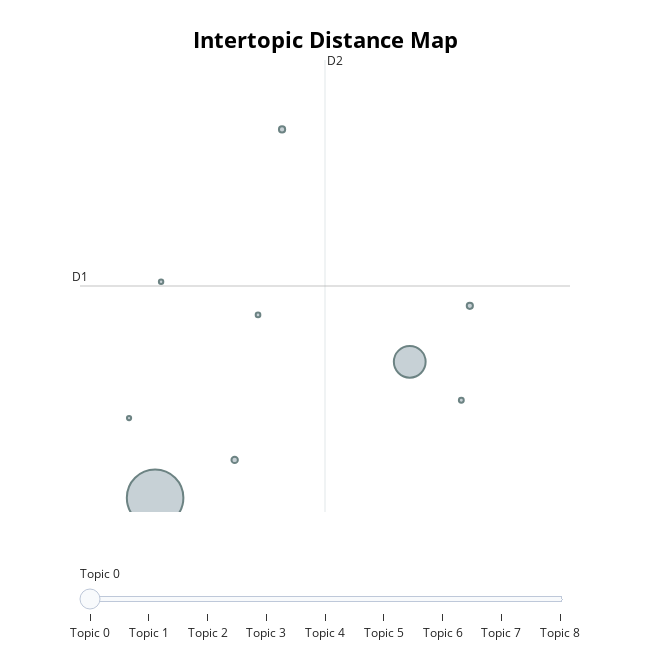
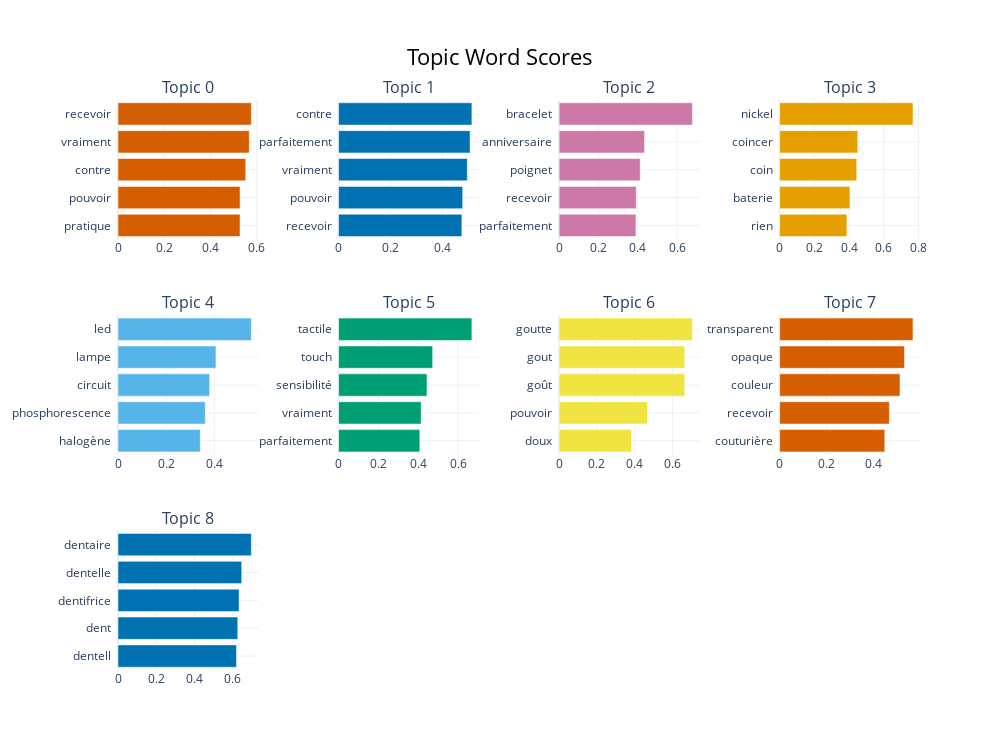

The notebook cell saved with these charts, in order:
### Markdown cell above
#### **Visualization of the French topic space**

Here, we visualize the French topic landscape using the same projections and bar chart as for the German topics. This allows us to compare it qualitatively to the German topics.

### Code cell
fig_map = topic_model_french.visualize_topics()
fig_map.show()

fig_bar = topic_model_french.visualize_barchart(top_n_topics=10)
fig_bar.show()

### Figure 1 — Plotly figure (JSON) as saved in the notebook; plotly's stock layout.template omitted (floating-point values rounded to 4 significant figures)
{"data": [{"customdata": [[0, "recevoir | vraiment | contre | pouvoir | pratique", 4276], [1, "contre | parfaitement | vraiment | pouvoir | recevoir", 1350], [2, "bracelet | anniversaire | poignet | recevoir | parfaitement", 55], [3, "nickel | coincer | coin | baterie | rien", 52], [4, "led | lampe | circuit | phosphorescence | halogène", 51], [5, "tactile | touch | sensibilité | vraiment | parfaitement", 32], [6, "goutte | gout | goût | pouvoir | doux", 29], [7, "transparent | opaque | couleur | recevoir | couturière", 26], [8, "dentaire | dentelle | dentifrice | dent | dentell", 24]], "hovertemplate": "<b>Topic %{customdata[0]}</b><br>%{customdata[1]}<br>Size: %{customdata[2]}", "legendgroup": "", "marker": {"color": "#B0BEC5", "size": [4276, 1350, 55, 52, 51, 32, 29, 26, 24], "sizemode": "area", "sizeref": 2.672, "symbol": "circle", "line": {"color": "DarkSlateGrey", "width": 2}}, "mode": "markers", "name": "", "orientation": "v", "showlegend": false, "x": [2.757, 4.745, 3.378, 3.748, 5.214, 5.147, 3.56, 2.803, 2.553], "xaxis": "x", "y": [0.6975, 1.699, 0.9769, 3.411, 2.112, 1.416, 2.045, 2.289, 1.285], "yaxis": "y", "type": "scatter"}], "layout": {"xaxis": {"anchor": "y", "domain": [0.0, 1.0], "title": {"text": ""}, "visible": false, "range": [2.17, 5.996]}, "yaxis": {"anchor": "x", "domain": [0.0, 1.0], "title": {"text": ""}, "visible": false, "range": [0.5929, 3.923]}, "legend": {"tracegroupgap": 0, "itemsizing": "constant"}, "margin": {"t": 60}, "title": {"font": {"size": 22, "color": "Black"}, "text": "<b>Intertopic Distance Map</b>", "y": 0.95, "x": 0.5, "xanchor": "center", "yanchor": "top"}, "hoverlabel": {"font": {"size": 16, "family": "Rockwell"}, "bgcolor": "white"}, "width": 650, "height": 650, "sliders": [{"active": 0, "pad": {"t": 50}, "steps": [{"args": [{"marker.color": [["red", "#B0BEC5", "#B0BEC5", "#B0BEC5", "#B0BEC5", "#B0BEC5", "#B0BEC5", "#B0BEC5", "#B0BEC5"]]}], "label": "Topic 0", "method": "update"}, {"args": [{"marker.color": [["#B0BEC5", "red", "#B0BEC5", "#B0BEC5", "#B0BEC5", "#B0BEC5", "#B0BEC5", "#B0BEC5", "#B0BEC5"]]}], "label": "Topic 1", "method": "update"}, {"args": [{"marker.color": [["#B0BEC5", "#B0BEC5", "red", "#B0BEC5", "#B0BEC5", "#B0BEC5", "#B0BEC5", "#B0BEC5", "#B0BEC5"]]}], "label": "Topic 2", "method": "update"}, {"args": [{"marker.color": [["#B0BEC5", "#B0BEC5", "#B0BEC5", "red", "#B0BEC5", "#B0BEC5", "#B0BEC5", "#B0BEC5", "#B0BEC5"]]}], "label": "Topic 3", "method": "update"}, {"args": [{"marker.color": [["#B0BEC5", "#B0BEC5", "#B0BEC5", "#B0BEC5", "red", "#B0BEC5", "#B0BEC5", "#B0BEC5", "#B0BEC5"]]}], "label": "Topic 4", "method": "update"}, {"args": [{"marker.color": [["#B0BEC5", "#B0BEC5", "#B0BEC5", "#B0BEC5", "#B0BEC5", "red", "#B0BEC5", "#B0BEC5", "#B0BEC5"]]}], "label": "Topic 5", "method": "update"}, {"args": [{"marker.color": [["#B0BEC5", "#B0BEC5", "#B0BEC5", "#B0BEC5", "#B0BEC5", "#B0BEC5", "red", "#B0BEC5", "#B0BEC5"]]}], "label": "Topic 6", "method": "update"}, {"args": [{"marker.color": [["#B0BEC5", "#B0BEC5", "#B0BEC5", "#B0BEC5", "#B0BEC5", "#B0BEC5", "#B0BEC5", "red", "#B0BEC5"]]}], "label": "Topic 7", "method": "update"}, {"args": [{"marker.color": [["#B0BEC5", "#B0BEC5", "#B0BEC5", "#B0BEC5", "#B0BEC5", "#B0BEC5", "#B0BEC5", "#B0BEC5", "red"]]}], "label": "Topic 8", "method": "update"}]}], "shapes": [{"line": {"color": "#CFD8DC", "width": 2}, "type": "line", "x0": 4.083, "x1": 4.083, "y0": 0.5929, "y1": 3.923}, {"line": {"color": "#9E9E9E", "width": 2}, "type": "line", "x0": 2.17, "x1": 5.996, "y0": 2.258, "y1": 2.258}], "annotations": [{"showarrow": false, "text": "D1", "x": 2.17, "y": 2.258, "yshift": 10}, {"showarrow": false, "text": "D2", "x": 4.083, "xshift": 10, "y": 3.923}]}}

### Figure 2 — Plotly figure (JSON) as saved in the notebook; plotly's stock layout.template omitted (floating-point values rounded to 4 significant figures)
{"data": [{"marker": {"color": "#D55E00"}, "orientation": "h", "x": [0.5273, 0.5273, 0.5518, 0.5671, 0.5761], "y": ["pratique  ", "pouvoir  ", "contre  ", "vraiment  ", "recevoir  "], "type": "bar", "xaxis": "x", "yaxis": "y"}, {"marker": {"color": "#0072B2"}, "orientation": "h", "x": [0.4762, 0.4792, 0.497, 0.5079, 0.5148], "y": ["recevoir  ", "pouvoir  ", "vraiment  ", "parfaitement  ", "contre  "], "type": "bar", "xaxis": "x2", "yaxis": "y2"}, {"marker": {"color": "#CC79A7"}, "orientation": "h", "x": [0.3905, 0.3922, 0.4122, 0.4346, 0.6777], "y": ["parfaitement  ", "recevoir  ", "poignet  ", "anniversaire  ", "bracelet  "], "type": "bar", "xaxis": "x3", "yaxis": "y3"}, {"marker": {"color": "#E69F00"}, "orientation": "h", "x": [0.3877, 0.4052, 0.4445, 0.4505, 0.7687], "y": ["rien  ", "baterie  ", "coin  ", "coincer  ", "nickel  "], "type": "bar", "xaxis": "x4", "yaxis": "y4"}, {"marker": {"color": "#56B4E9"}, "orientation": "h", "x": [0.3417, 0.3624, 0.3803, 0.4068, 0.5536], "y": ["halogène  ", "phosphorescence  ", "circuit  ", "lampe  ", "led  "], "type": "bar", "xaxis": "x5", "yaxis": "y5"}, {"marker": {"color": "#009E73"}, "orientation": "h", "x": [0.4078, 0.4146, 0.4436, 0.4722, 0.6691], "y": ["parfaitement  ", "vraiment  ", "sensibilité  ", "touch  ", "tactile  "], "type": "bar", "xaxis": "x6", "yaxis": "y6"}, {"marker": {"color": "#F0E442"}, "orientation": "h", "x": [0.3835, 0.4677, 0.6643, 0.6643, 0.7049], "y": ["doux  ", "pouvoir  ", "goût  ", "gout  ", "goutte  "], "type": "bar", "xaxis": "x7", "yaxis": "y7"}, {"marker": {"color": "#D55E00"}, "orientation": "h", "x": [0.4482, 0.4677, 0.5129, 0.5321, 0.5683], "y": ["couturière  ", "recevoir  ", "couleur  ", "opaque  ", "transparent  "], "type": "bar", "xaxis": "x8", "yaxis": "y8"}, {"marker": {"color": "#0072B2"}, "orientation": "h", "x": [0.6189, 0.6256, 0.6323, 0.6461, 0.6962], "y": ["dentell  ", "dent  ", "dentifrice  ", "dentelle  ", "dentaire  "], "type": "bar", "xaxis": "x9", "yaxis": "y9"}], "layout": {"xaxis": {"anchor": "y", "domain": [0.0, 0.175], "showgrid": true}, "yaxis": {"anchor": "x", "domain": [0.7556, 1.0], "showgrid": true}, "xaxis2": {"anchor": "y2", "domain": [0.275, 0.45], "showgrid": true}, "yaxis2": {"anchor": "x2", "domain": [0.7556, 1.0], "showgrid": true}, "xaxis3": {"anchor": "y3", "domain": [0.55, 0.725], "showgrid": true}, "yaxis3": {"anchor": "x3", "domain": [0.7556, 1.0], "showgrid": true}, "xaxis4": {"anchor": "y4", "domain": [0.825, 1.0], "showgrid": true}, "yaxis4": {"anchor": "x4", "domain": [0.7556, 1.0], "showgrid": true}, "xaxis5": {"anchor": "y5", "domain": [0.0, 0.175], "showgrid": true}, "yaxis5": {"anchor": "x5", "domain": [0.3778, 0.6222], "showgrid": true}, "xaxis6": {"anchor": "y6", "domain": [0.275, 0.45], "showgrid": true}, "yaxis6": {"anchor": "x6", "domain": [0.3778, 0.6222], "showgrid": true}, "xaxis7": {"anchor": "y7", "domain": [0.55, 0.725], "showgrid": true}, "yaxis7": {"anchor": "x7", "domain": [0.3778, 0.6222], "showgrid": true}, "xaxis8": {"anchor": "y8", "domain": [0.825, 1.0], "showgrid": true}, "yaxis8": {"anchor": "x8", "domain": [0.3778, 0.6222], "showgrid": true}, "xaxis9": {"anchor": "y9", "domain": [0.0, 0.175], "showgrid": true}, "yaxis9": {"anchor": "x9", "domain": [0.0, 0.2444], "showgrid": true}, "xaxis10": {"anchor": "y10", "domain": [0.275, 0.45], "showgrid": true}, "yaxis10": {"anchor": "x10", "domain": [0.0, 0.2444], "showgrid": true}, "xaxis11": {"anchor": "y11", "domain": [0.55, 0.725], "showgrid": true}, "yaxis11": {"anchor": "x11", "domain": [0.0, 0.2444], "showgrid": true}, "xaxis12": {"anchor": "y12", "domain": [0.825, 1.0], "showgrid": true}, "yaxis12": {"anchor": "x12", "domain": [0.0, 0.2444], "showgrid": true}, "annotations": [{"font": {"size": 16}, "showarrow": false, "text": "Topic 0", "x": 0.0875, "xanchor": "center", "xref": "paper", "y": 1.0, "yanchor": "bottom", "yref": "paper"}, {"font": {"size": 16}, "showarrow": false, "text": "Topic 1", "x": 0.3625, "xanchor": "center", "xref": "paper", "y": 1.0, "yanchor": "bottom", "yref": "paper"}, {"font": {"size": 16}, "showarrow": false, "text": "Topic 2", "x": 0.6375, "xanchor": "center", "xref": "paper", "y": 1.0, "yanchor": "bottom", "yref": "paper"}, {"font": {"size": 16}, "showarrow": false, "text": "Topic 3", "x": 0.9125, "xanchor": "center", "xref": "paper", "y": 1.0, "yanchor": "bottom", "yref": "paper"}, {"font": {"size": 16}, "showarrow": false, "text": "Topic 4", "x": 0.0875, "xanchor": "center", "xref": "paper", "y": 0.6222, "yanchor": "bottom", "yref": "paper"}, {"font": {"size": 16}, "showarrow": false, "text": "Topic 5", "x": 0.3625, "xanchor": "center", "xref": "paper", "y": 0.6222, "yanchor": "bottom", "yref": "paper"}, {"font": {"size": 16}, "showarrow": false, "text": "Topic 6", "x": 0.6375, "xanchor": "center", "xref": "paper", "y": 0.6222, "yanchor": "bottom", "yref": "paper"}, {"font": {"size": 16}, "showarrow": false, "text": "Topic 7", "x": 0.9125, "xanchor": "center", "xref": "paper", "y": 0.6222, "yanchor": "bottom", "yref": "paper"}, {"font": {"size": 16}, "showarrow": false, "text": "Topic 8", "x": 0.0875, "xanchor": "center", "xref": "paper", "y": 0.2444, "yanchor": "bottom", "yref": "paper"}], "title": {"font": {"size": 22, "color": "Black"}, "text": "Topic Word Scores", "x": 0.5, "xanchor": "center", "yanchor": "top"}, "hoverlabel": {"font": {"size": 16, "family": "Rockwell"}, "bgcolor": "white"}, "showlegend": false, "width": 1000, "height": 750}}
